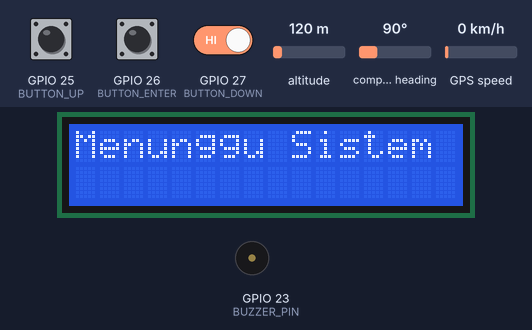
This sketch was run on a simulated ESP32. On the bench: 16×2 character LCD, buzzer (waves = sounding). The inputs (shaded band) are chosen by the test bench; at power-on: GPIO 26 (BUTTON_ENTER) HIGH, GPIO 27 (BUTTON_DOWN) HIGH, GPIO 25 (BUTTON_UP) HIGH, altitude 120 m, compass heading 90°, GPS speed 0 km/h. WiFi joins after 1.5 s; servers stay silent unless stated; the GPS gets a fix after 3 s at 37.7749, -122.4194 with 8 satellites; what the sketch prints to the serial monitor is not drawn.

Above: at 1.2 s.
1.3 s: GPIO 26 (BUTTON_ENTER) pulled LOW for 1 s
At 2.3 s:
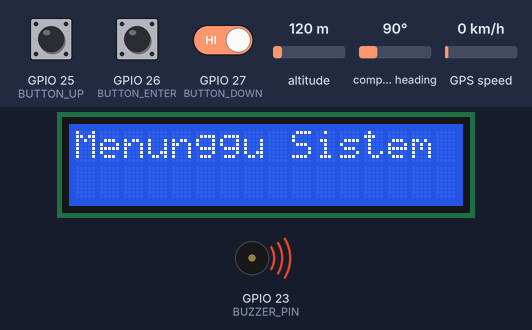
3.9 s: GPIO 26 (BUTTON_ENTER) pulled LOW for 3.2 s
At 8.8 s:
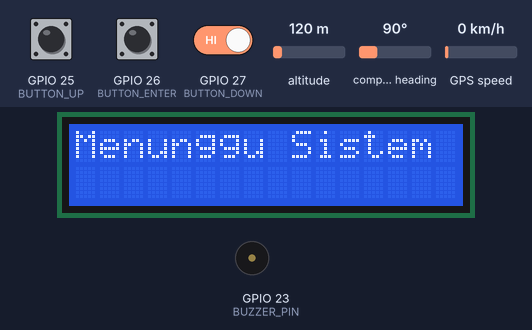
9.6 s: GPIO 26 (BUTTON_ENTER) driven LOW and GPIO 27 (BUTTON_DOWN) driven LOW
At 12.5 s:
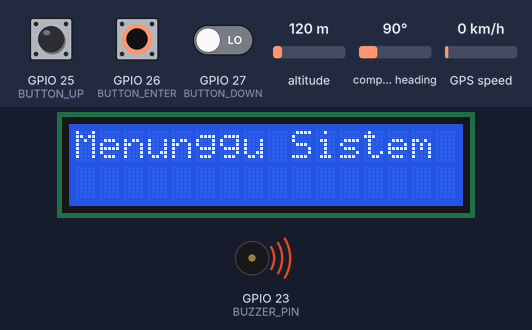
13.6 s: GPIO 26 (BUTTON_ENTER) driven HIGH
At 14.3 s:
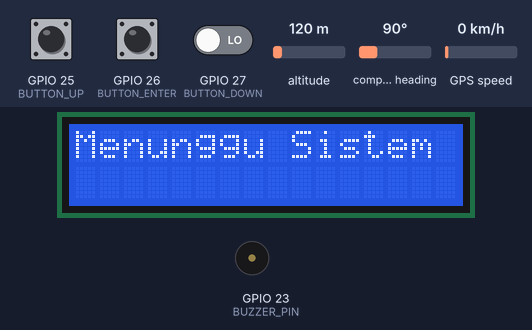
15.1 s: GPIO 26 (BUTTON_ENTER) driven LOW
At 17.4 s:
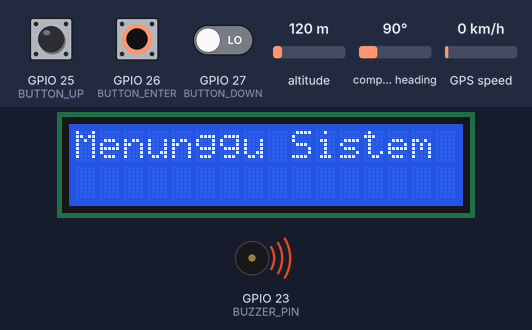
19.2 s: GPIO 27 (BUTTON_DOWN) driven HIGH
Timing chart, 0 to 21.7 s (numbered marks = the images above; inputs shaded):
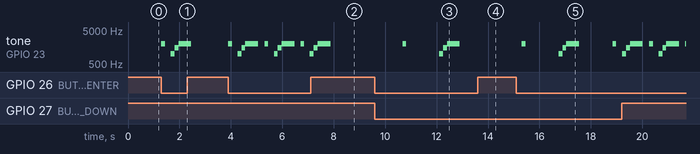

Measured:
- after the input at 1.3 s, tone on GPIO 23 (BUZZER_PIN): plays 2000 Hz for 0.15 s, 1000 Hz for 0.15 s, 1500 Hz for 0.15 s, 2000 Hz for 0.50 s, starting at once
- after the input at 3.9 s, tone on GPIO 23 (BUZZER_PIN): silent → 2000 Hz at once, then repeats every 1.4 s: silent 0.22 s, 1000 Hz 0.15 s, 1500 Hz 0.15 s, 2000 Hz 0.50 s, silent 0.25 s, 2000 Hz 0.15 s
- after the input at 9.6 s, tone on GPIO 23 (BUZZER_PIN): plays 2000 Hz for 0.15 s, 1000 Hz for 0.15 s, 1500 Hz for 0.15 s, 2000 Hz for 0.50 s, starting after 1.1 s
- after the input at 13.6 s, tone on GPIO 23 (BUZZER_PIN): stays silent (without the input it goes to 2000 Hz after 0.60 s)
- after the input at 15.1 s, tone on GPIO 23 (BUZZER_PIN): plays 2000 Hz for 0.15 s, 1000 Hz for 0.15 s, 1500 Hz for 0.15 s, 2000 Hz for 0.50 s, 2000 Hz for 0.15 s, starting after 0.21 s

The sketch:

esp.ino
```cpp
#include <HardwareSerial.h>
#include <TinyGPSPlus.h>
#include <Wire.h>
#include <LiquidCrystal_I2C.h>
#include <WiFi.h>

#define BUZZER_PIN 23

#define BUTTON_UP 25
#define BUTTON_ENTER 26
#define BUTTON_DOWN 27

TinyGPSPlus gps;
#define gpsSerial Serial2

LiquidCrystal_I2C lcd(0x27, 16, 2);

const char* ssid = "adit";
const char* password = "11111111";

unsigned long lastDisplayTime = 0;
const unsigned long DISPLAY_INTERVAL = 2000;
unsigned long lastBootMessage = 0;
const unsigned long BOOT_RETRY_INTERVAL = 1000;

bool paused = false;
bool calibrationRunning = false;
bool systemStarted = false;
int alarmSignal = 0;
int cursor = 0;
int gpsPage = 0;
int screenPage = 0;

void setup() {
  Serial.begin(115200);

  pinMode(BUZZER_PIN, OUTPUT);
  pinMode(BUTTON_UP, INPUT_PULLUP);
  pinMode(BUTTON_ENTER, INPUT_PULLUP);
  pinMode(BUTTON_DOWN, INPUT_PULLUP);

  gpsSerial.begin(9600, SERIAL_8N1, 16, 17);

  WiFi.begin(ssid, password);

  lcd.init();
  lcd.backlight();

  updateLCD();

  Serial.println("CMD:BOOT");
  lastBootMessage = millis();
}

void loop() {
  while (Serial.available()) {
    int signal = Serial.read();

    if (signal == 4 && !systemStarted) {
      systemStarted = true;
      updateLCD();
      Serial.println("CMD:READY");
    } else if (signal == 3 && calibrationRunning) {
      calibrationRunning = false;
      lcd.clear();
      lcd.setCursor(2, 0);
      lcd.print("Kalibrasi");
      lcd.setCursor(2, 1);
      lcd.print("Selesai");
      delay(1000);
      updateLCD();
    } else if (signal == 1 || signal == 2) {
      if (signal != alarmSignal) {
        tone(BUZZER_PIN, signal == 1 ? 2000 : 2500);
        alarmSignal = signal;
      }
    } else if (signal == 0) {
      noTone(BUZZER_PIN);
      digitalWrite(BUZZER_PIN, LOW);
      alarmSignal = 0;
    }
  }

  // Ulangi handshake jika host terlambat membuka port atau CMD:BOOT pertama hilang.
  if (!systemStarted && millis() - lastBootMessage >= BOOT_RETRY_INTERVAL) {
    lastBootMessage = millis();
    Serial.println("CMD:BOOT");
  }

  while (gpsSerial.available() > 0) {
    gps.encode(gpsSerial.read());
  }

  if (digitalRead(BUTTON_UP) == LOW) {
    if (screenPage == 1) {
      screenPage = 0;
      cursor = 0;
    } else {
      cursor = 0;
    }

    updateLCD();
    delay(200);
  }

  if (digitalRead(BUTTON_DOWN) == LOW) {
    if (screenPage == 0 && cursor == 0) {
      cursor = 1;
    } else if (screenPage == 0 && cursor == 1) {
      screenPage = 1;
      cursor = 0;
    } else {
      screenPage = 0;
      cursor = 0;
    }

    updateLCD();
    delay(200);
  }

  if (digitalRead(BUTTON_ENTER) == LOW) {
    if (screenPage == 0 && cursor == 0) {
      paused = !paused;

      if (paused) {
        beepPause();
      } else {
        startupSound();
      }

      Serial.println(paused ? "CMD:PAUSE" : "CMD:START");
      updateLCD();
    } else if (screenPage == 0 && cursor == 1) {
      calibrateSystem();
    }

    delay(200);
  }

  if (millis() - lastDisplayTime >= DISPLAY_INTERVAL) {
    lastDisplayTime = millis();

    if (gps.location.isValid()) {
      gpsPage++;

      if (gpsPage > 2) {
        gpsPage = 0;
      }
    }

    updateLCD();

    if (gps.location.isValid()) {
      displayLocationInfo();
    } else if (millis() > 5000 && gps.charsProcessed() < 10) {
      Serial.println(
        "Warning: No GPS detected. Check wiring "
        "(TX -> GPIO 16, RX -> GPIO 17) or power source."
      );
    } else {
      Serial.print("Searching for satellites... Total bytes processed: ");
      Serial.println(gps.charsProcessed());
    }
  }
}

void updateLCD() {
  if (!systemStarted) {
    lcd.setCursor(0, 0);
    lcd.print("Menunggu Sistem ");
    return;
  }

  if (calibrationRunning) {
    lcd.setCursor(0, 0);
    lcd.print("Kalibrasi       ");
    lcd.setCursor(0, 1);
    lcd.print("Mohon tunggu... ");
    return;
  }

  if (screenPage == 0) {
    lcd.setCursor(0, 0);
    lcd.print(cursor == 0 ? "> " : "  ");
    lcd.print(paused ? "START" : "PAUSE");
    lcd.print("         ");

    lcd.setCursor(0, 1);
    lcd.print(cursor == 1 ? "> " : "  ");
    lcd.print("KALIBRASI");
    lcd.print("       ");
  } else {
    lcd.setCursor(0, 0);

    if (gps.location.isValid()) {
      if (gpsPage == 0) {
        lcd.print("LAT:");
        lcd.print(gps.location.lat(), 4);
      } else if (gpsPage == 1) {
        lcd.print("LNG:");
        lcd.print(gps.location.lng(), 4);
      } else {
        lcd.print("SPD:");
        lcd.print(gps.speed.kmph(), 1);
        lcd.print(" km/h");
      }
    } else {
      lcd.print("GPS Searching");
    }

    lcd.print("   ");

    lcd.setCursor(0, 1);
    lcd.print("WIFI ");
    lcd.print(WiFi.status() == WL_CONNECTED
              ? "Connected"
              : "Disconnected");
    lcd.print("  ");
  }
}

void beepPause() {
  tone(BUZZER_PIN, 2000);
  delay(150);
  noTone(BUZZER_PIN);
}

void startupSound() {
  tone(BUZZER_PIN, 1000);
  delay(150);

  tone(BUZZER_PIN, 1500);
  delay(150);

  tone(BUZZER_PIN, 2000);
  delay(500);

  noTone(BUZZER_PIN);
}

void calibrateSystem() {
  calibrationRunning = true;
  Serial.println("CMD:CALIBRATE");
}

void displayLocationInfo() {
  if (gps.location.isValid()) {
    Serial.print("{\"lat\": ");
    Serial.print(gps.location.lat(), 6);

    Serial.print(", \"lng\": ");
    Serial.print(gps.location.lng(), 6);

    Serial.print(", \"speed\": ");
    Serial.print(gps.speed.kmph());

    Serial.println("}");
  }
}
```
